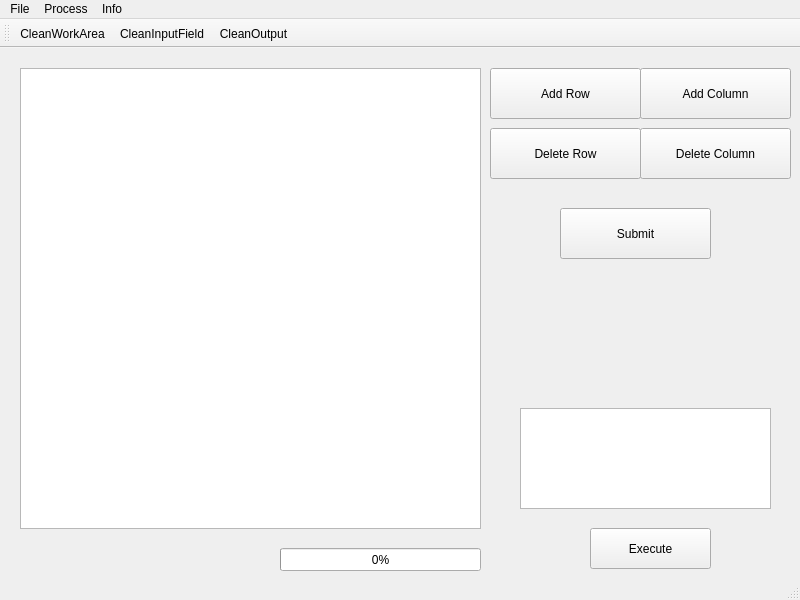
<?xml version="1.0" encoding="UTF-8"?>
<ui version="4.0">
 <class>MainWindow</class>
 <widget class="QMainWindow" name="MainWindow">
  <property name="geometry">
   <rect>
    <x>0</x>
    <y>0</y>
    <width>800</width>
    <height>600</height>
   </rect>
  </property>
  <property name="windowTitle">
   <string>DBaseHelper</string>
  </property>
  <widget class="QWidget" name="centralwidget">
   <widget class="QTableView" name="tableView">
    <property name="geometry">
     <rect>
      <x>20</x>
      <y>20</y>
      <width>461</width>
      <height>461</height>
     </rect>
    </property>
   </widget>
   <widget class="QProgressBar" name="progressBar">
    <property name="geometry">
     <rect>
      <x>280</x>
      <y>500</y>
      <width>201</width>
      <height>23</height>
     </rect>
    </property>
    <property name="value">
     <number>0</number>
    </property>
    <property name="orientation">
     <enum>Qt::Horizontal</enum>
    </property>
   </widget>
   <widget class="QPushButton" name="addRowButton">
    <property name="geometry">
     <rect>
      <x>490</x>
      <y>20</y>
      <width>151</width>
      <height>51</height>
     </rect>
    </property>
    <property name="text">
     <string>Add Row</string>
    </property>
   </widget>
   <widget class="QPushButton" name="deleteRowButton">
    <property name="geometry">
     <rect>
      <x>490</x>
      <y>80</y>
      <width>151</width>
      <height>51</height>
     </rect>
    </property>
    <property name="text">
     <string>Delete Row</string>
    </property>
   </widget>
   <widget class="QPushButton" name="submitButton">
    <property name="geometry">
     <rect>
      <x>560</x>
      <y>160</y>
      <width>151</width>
      <height>51</height>
     </rect>
    </property>
    <property name="text">
     <string>Submit</string>
    </property>
   </widget>
   <widget class="QPushButton" name="executeQueryButton">
    <property name="geometry">
     <rect>
      <x>590</x>
      <y>480</y>
      <width>121</width>
      <height>41</height>
     </rect>
    </property>
    <property name="text">
     <string>Execute</string>
    </property>
   </widget>
   <widget class="QTextEdit" name="queryArea">
    <property name="geometry">
     <rect>
      <x>520</x>
      <y>360</y>
      <width>251</width>
      <height>101</height>
     </rect>
    </property>
   </widget>
   <widget class="QPushButton" name="addColumnButton">
    <property name="geometry">
     <rect>
      <x>640</x>
      <y>20</y>
      <width>151</width>
      <height>51</height>
     </rect>
    </property>
    <property name="text">
     <string>Add Column</string>
    </property>
   </widget>
   <widget class="QPushButton" name="deleteColumnButton">
    <property name="geometry">
     <rect>
      <x>640</x>
      <y>80</y>
      <width>151</width>
      <height>51</height>
     </rect>
    </property>
    <property name="text">
     <string>Delete Column</string>
    </property>
   </widget>
  </widget>
  <widget class="QMenuBar" name="menubar">
   <property name="geometry">
    <rect>
     <x>0</x>
     <y>0</y>
     <width>800</width>
     <height>26</height>
    </rect>
   </property>
   <widget class="QMenu" name="menuFile">
    <property name="title">
     <string>File</string>
    </property>
    <widget class="QMenu" name="menuOpen">
     <property name="title">
      <string>Open</string>
     </property>
     <addaction name="actionTable"/>
    </widget>
    <addaction name="menuOpen"/>
   </widget>
   <widget class="QMenu" name="menuProcess">
    <property name="title">
     <string>Process</string>
    </property>
    <widget class="QMenu" name="menuCreate">
     <property name="title">
      <string>Create</string>
     </property>
     <addaction name="actionNew_table"/>
    </widget>
    <addaction name="menuCreate"/>
   </widget>
   <widget class="QMenu" name="menuInfo">
    <property name="title">
     <string>Info</string>
    </property>
    <addaction name="actionHelp"/>
    <addaction name="actionAbout"/>
   </widget>
   <addaction name="menuFile"/>
   <addaction name="menuProcess"/>
   <addaction name="menuInfo"/>
  </widget>
  <widget class="QStatusBar" name="statusbar"/>
  <widget class="QToolBar" name="toolBar">
   <property name="windowTitle">
    <string>toolBar</string>
   </property>
   <attribute name="toolBarArea">
    <enum>TopToolBarArea</enum>
   </attribute>
   <attribute name="toolBarBreak">
    <bool>false</bool>
   </attribute>
   <addaction name="actionCleanWorkArea"/>
   <addaction name="actionCleanInputField"/>
   <addaction name="actionCleanOutput"/>
  </widget>
  <action name="actionHelp">
   <property name="text">
    <string>Help</string>
   </property>
  </action>
  <action name="actionAbout">
   <property name="text">
    <string>About</string>
   </property>
  </action>
  <action name="actionCleanWorkArea">
   <property name="icon">
    <iconset>
     <normaloff>application_delete.png</normaloff>application_delete.png</iconset>
   </property>
   <property name="text">
    <string>CleanWorkArea</string>
   </property>
   <property name="toolTip">
    <string>Clean Work Area (Ctrl+Shift+W)</string>
   </property>
   <property name="shortcut">
    <string>Ctrl+Shift+W</string>
   </property>
  </action>
  <action name="actionCleanInputField">
   <property name="icon">
    <iconset>
     <normaloff>textfield_delete.png</normaloff>textfield_delete.png</iconset>
   </property>
   <property name="text">
    <string>CleanInputField</string>
   </property>
   <property name="toolTip">
    <string>Clean Input Field (Ctrl+Shift+T)</string>
   </property>
   <property name="shortcut">
    <string>Ctrl+Shift+T</string>
   </property>
  </action>
  <action name="actionCleanOutput">
   <property name="icon">
    <iconset>
     <normaloff>table_delete.png</normaloff>table_delete.png</iconset>
   </property>
   <property name="text">
    <string>CleanOutput</string>
   </property>
   <property name="toolTip">
    <string>Clean Output (Ctrl+Shift+V)</string>
   </property>
   <property name="shortcut">
    <string>Ctrl+Shift+V</string>
   </property>
  </action>
  <action name="actionNew_table">
   <property name="text">
    <string>New table</string>
   </property>
  </action>
  <action name="actionTable">
   <property name="text">
    <string>Table</string>
   </property>
  </action>
 </widget>
 <resources/>
 <connections/>
</ui>
